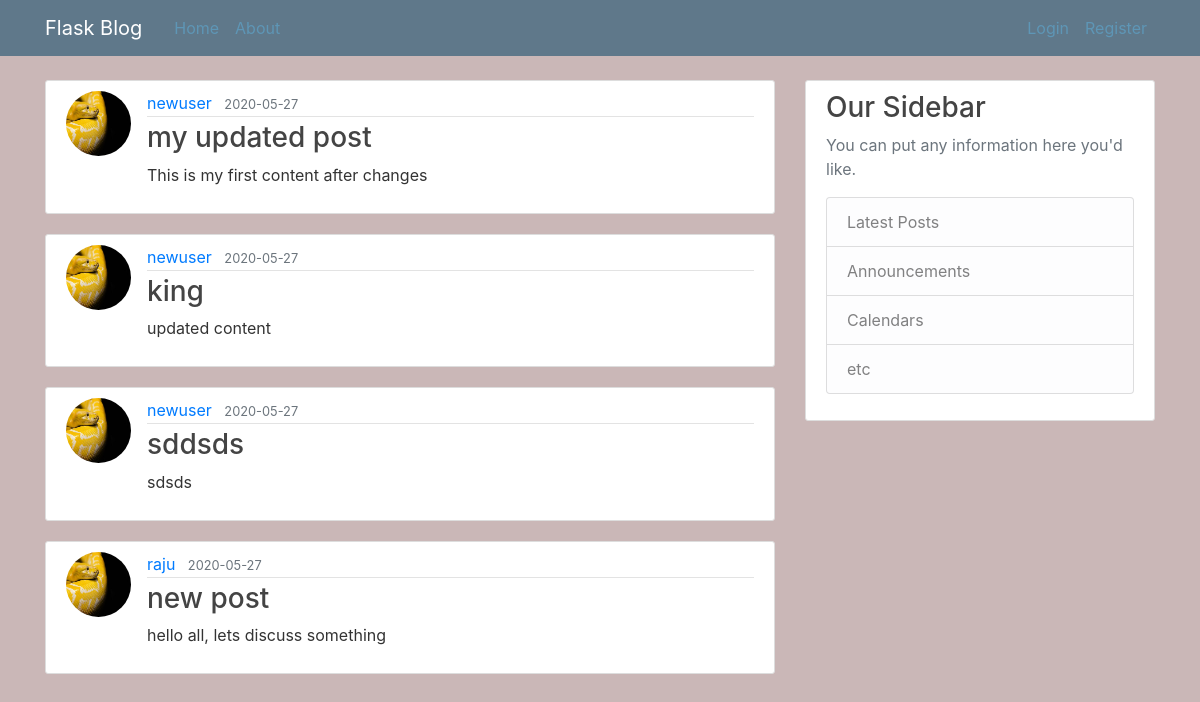
The page /home on the database its author committed.
### flaskblog/models.py (models this page shows, shortened)
class Posti(db.Model):
    id = db.Column(db.Integer, primary_key=True)
    title = db.Column(db.String(100), nullable=False)
    date_posted = db.Column(db.DateTime, nullable=False, default=datetime.utcnow)
    content = db.Column(db.Text, nullable=False)
    user_id = db.Column(db.Integer, db.ForeignKey('user.id'), nullable=False)

class User(db.Model, UserMixin):
    id = db.Column(db.Integer, primary_key=True)
    username = db.Column(db.String(20), unique=True, nullable=False)
    email = db.Column(db.String(120), unique=True, nullable=False)
    image_file = db.Column(db.String(20), nullable=False, default='default.jpg')
    password = db.Column(db.String(60), nullable=False)
    posts = db.relationship('Posti', backref='author', lazy=True)
    ''' Author is backreference which helps to get entire info of user and its attributes###
    why we use 'backref', 'relationship'-->more on
    https://hackingandslacking.com/managing-relationships-in-sqlalchemy-data-models-effe9d1c8975'''

### flaskblog/routes.py (the view)
@app.route("/")
@app.route("/home")
def home():
    posts =Posti.query.all()
    return render_template('home.html', posts=posts)

### flaskblog/templates/home.html
{% extends 'layout.html' %}
{% block content %}
{% for post in posts %}
    <article class="media content-section">
        <img class="rounded-circle article-img" src="{{ url_for('static', filename='profile_pics/') + post.author.image_file }}" alt="author image">
        <div class="media-body">
            <div class="article-metadata">
                <a class="mr-2" href="#">{{ post.author.username }}</a>
                <small class="text-muted">{{ post.date_posted.strftime('%Y-%m-%d') }}</small>
            </div>
            <h3><a class="article-title" href="{{ url_for('post', post_id=post.id) }}">{{ post.title }}</a></h3>
            <p class="article-content">{{ post.content }}</p>
        </div>
    </article>
{% endfor %}
{% endblock content %}

### flaskblog/templates/layout.html (shortened to what this page needs)
<!DOCTYPE html>
<html>
<head>
    <link rel="stylesheet" href="https://maxcdn.bootstrapcdn.com/bootstrap/4.0.0/css/bootstrap.min.css"
>
    <link rel="stylesheet" type="text/css" href="{{ url_for('static', filename='main.css') }}">
</head>
<body>
    <header class="site-header">
        <nav class="navbar navbar-expand-md navbar-dark bg-steel fixed-top">
            <div class="container">
                <a class="navbar-brand mr-4" href="/">Flask Blog</a>
                <div class="collapse navbar-collapse" id="navbarToggle">
                    <div class="navbar-nav mr-auto">
                        <a class="nav-item nav-link" href="{{ url_for('home') }}">Home</a>
                        <a class="nav-item nav-link" href="{{ url_for('about') }}">About</a>
                    </div>
                    <div class="navbar-nav">
                        {% if current_user.is_authenticated %}
                        <a class="nav-item nav-link" href="{{ url_for('new_post') }}">New Post</a>
                            <a class="nav-item nav-link" href="{{ url_for('account') }}">Account</a>
                            <a class="nav-item nav-link" href="{{ url_for('logout') }}">Logout</a>
                        {% else %}
                            <a class="nav-item nav-link" href="{{ url_for('login') }}">Login</a>
                            <a class="nav-item nav-link" href="{{ url_for('register') }}">Register</a>
                        {% endif %}
                    </div>
                </div>
            </div>
        </nav>
    </header>
    <main role="main" class="container">
        <div class="row">
            <div class="col-md-8">
                {% block content %}{% endblock %}
            </div>
            <div class="col-md-4">
                <div class="content-section">
                    <h3>Our Sidebar</h3>
                    <p class='text-muted'>You can put any information here you'd like.
                        <ul class="list-group">
                            <li class="list-group-item list-group-item-light">Latest Posts</li>
                            <li class="list-group-item list-group-item-light">Announcements</li>
                            <li class="list-group-item list-group-item-light">Calendars</li>
                            <li class="list-group-item list-group-item-light">etc</li>
                        </ul>
                    </p>
                </div>
            </div>
        </div>
    </main>
</body>
</html>

### flaskblog/static/main.css (style rules this page uses)
body { background: #cab7b7; color: #333333; margin-top: 5rem; }
h1, h2, h3, h4, h5, h6 { color: #444444; }
.bg-steel { background-color: #5f788a; }
.site-header .navbar-nav .nav-link { color: #5e96b6; }
.content-section { background: #ffffff; padding: 10px 20px; border: 1px solid #dddddd; border-radius: 3px; margin-bottom: 20px; }
.article-title { color: #444444; }
.article-content { white-space: pre-line; }
.article-img { height: 65px; width: 65px; margin-right: 16px; }
.article-metadata { padding-bottom: 1px; margin-bottom: 4px; border-bottom: 1px solid #e3e3e3 }

### rows shown on the page
Posti: image_file (placeholder picture), author.username "newuser", date_posted "2020-05-27", title "my updated post", content "This is my first content after changes"
Posti: image_file (placeholder picture), author.username "newuser", date_posted "2020-05-27", title "king", content "updated content"
Posti: image_file (placeholder picture), author.username "newuser", date_posted "2020-05-27", title "sddsds", content "sdsds"
Posti: image_file (placeholder picture), author.username "raju", date_posted "2020-05-27", title "new post", content "hello all, lets discuss something"
